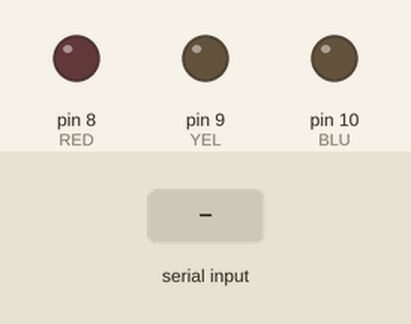
This sketch was run on a simulated Arduino Uno, built with avr-gcc and run on an emulated ATmega328P. On the bench: output pins drawn as LEDs (lit = HIGH). Inputs (shaded band) come from the test bench.

Above: at 1.2 s.
1.3 s: "red" received over Serial
At 2.9 s:
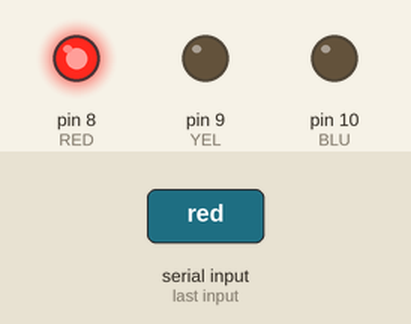
3.8 s: "yellow" received over Serial
At 6.0 s:
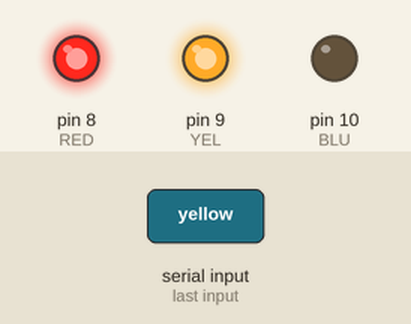
6.3 s: "blue" received over Serial
At 7.9 s:
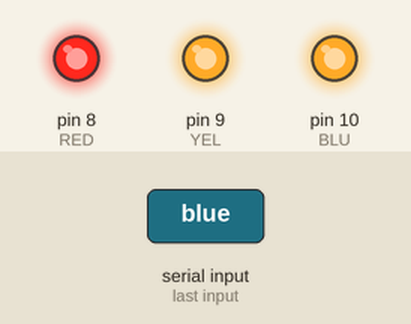
8.8 s: "alloff" received over Serial
At 11.0 s:
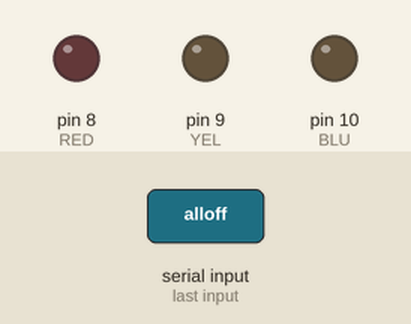
11.3 s: "yellow" received over Serial
At 13.0 s:
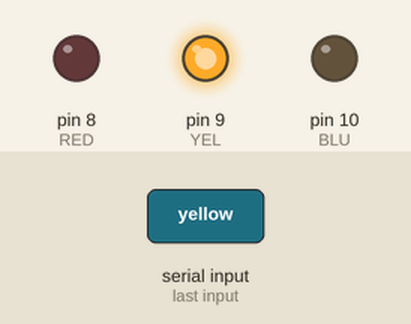
13.8 s: "blue" received over Serial
At 16.1 s:
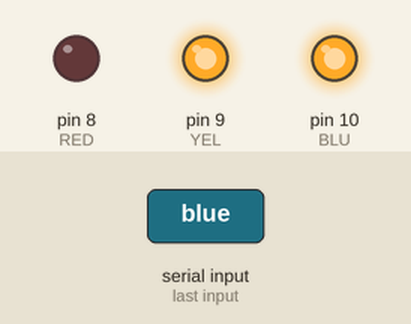
Timing chart, 0 to 17.3 s (numbered marks = the images above; inputs shaded):
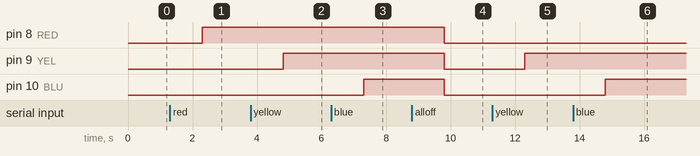

The sketch:

ControlfFomProcessing.ino
```cpp
int RED = 8;
int YEL = 9;
int BLU = 10;
String value;

void setup() {
  // put your setup code here, to run once:
  pinMode(RED, OUTPUT);
  pinMode(YEL, OUTPUT);
  pinMode(BLU, OUTPUT);
  Serial.begin(9600);
}

void loop() {
  // put your main code here, to run repeatedly:

  while (Serial.available()==0){
  }
    value = Serial.readString();
    if (value =="red"){
      digitalWrite(RED, HIGH);
    }
    else if (value =="yellow"){
      digitalWrite(YEL, HIGH);
    }
    else if (value =="blue"){
      digitalWrite(BLU, HIGH);
    }
    else if (value =="alloff"){
      digitalWrite(RED, LOW);
      digitalWrite(YEL, LOW);
      digitalWrite(BLU, LOW);
    }
}
```

Measured:
- after the input at 1.3 s, pin 8 (RED): LOW → HIGH after 1.0 s
- after the input at 3.8 s, pin 9 (YEL): LOW → HIGH after 1.0 s
- after the input at 6.3 s, pin 10 (BLU): LOW → HIGH after 1.0 s
- after the input at 8.8 s, pin 8 (RED), pin 9 (YEL), pin 10 (BLU): HIGH → LOW after 1.0 s
- after the input at 11.3 s, pin 9 (YEL): LOW → HIGH after 1.0 s
- after the input at 13.8 s, pin 10 (BLU): LOW → HIGH after 1.0 s
